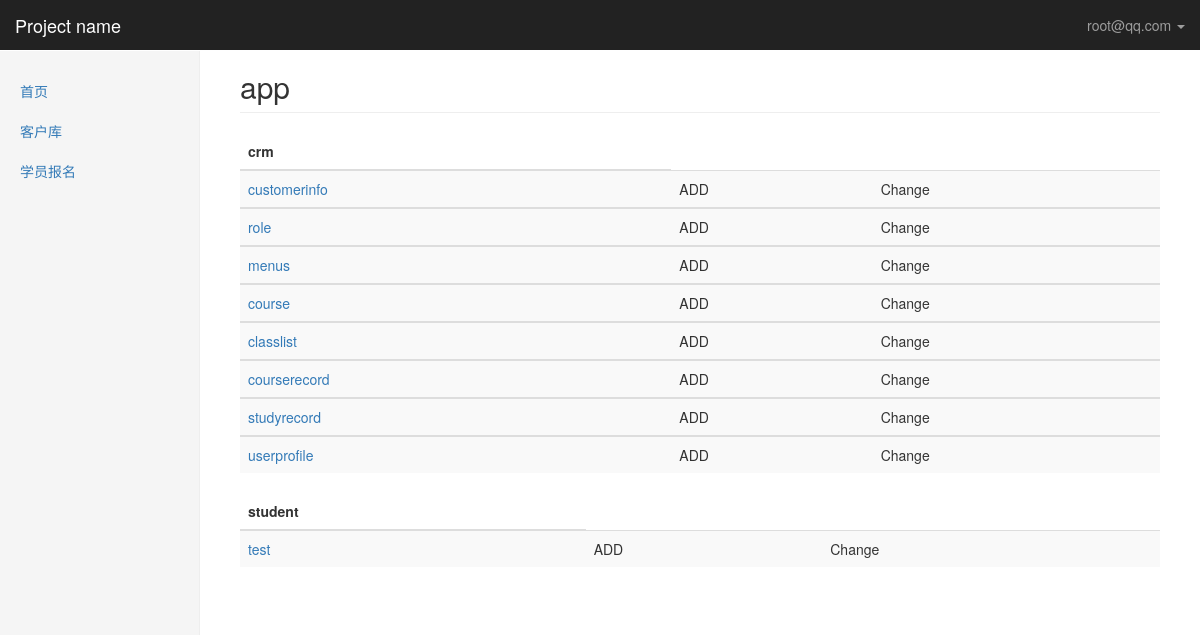
Screenshot of /kingadmin/ (signed in) with the database file from the repository.
### crm/models.py (models this page shows, shortened)
class UserProfile(AbstractBaseUser, PermissionsMixin):
    email = models.EmailField(
        verbose_name='email address',
        max_length=255,
        unique=True,
    )
    name = models.CharField(max_length=64, verbose_name="姓名")
    is_active = models.BooleanField(default=True)
    is_staff = models.BooleanField(default=True)
    is_admin = models.BooleanField(default=False)
    role = models.ManyToManyField("Role", blank=True, null=True)
    objects = UserProfileManager()
    USERNAME_FIELD = 'email'
    REQUIRED_FIELDS = ['name']
    def __str__(self):              # __unicode__ on Python 2
        return self.email
    class Meta:
        permissions = (
            ('crm_table_list', '可以查看kingadmin每张表里所有的数据'),
            ('crm_table_list_view', '可以访问kingadmin表里每条数据的修改页'),
            ('crm_table_list_change', '可以对kingadmin表里的每条数据进行修改'),
            ('crm_table_obj_add_view', '可以访问kingadmin每张表的数据增加页'),
            ('crm_table_obj_add', '可以对kingadmin每张表进行数据添加'),
        )

class Menus(models.Model):
    name = models.CharField(max_length=64)
    url_type_choices = ((0, 'absolute'), (1, 'dynamic'))
    url_type = models.SmallIntegerField(choices=url_type_choices, default=0)
    url_name = models.CharField(max_length=128)
    class Meta:
        unique_together = ('name', 'url_name')

### kingadmin/views.py (the view)
def app_index(request):
    return render(request, 'kingadmin/app_index.html', {'site': site})

### kingadmin/templates/kingadmin/app_index.html
{% extends 'kingadmin/index.html' %}
{% block right-content-container %}
    <h2 class="page-header">app</h2>
    <div>
        {% for app_name,app_table in site.enabled_admins.items %}
        <table class="table table-striped">
            <thead>
                <tr>
                    <th>{{ app_name }}</th>
                </tr>
            </thead>
        {% for model_name in app_table %}
            <tbody>
                <tr>
                    <td><a href="{% url 'table_obj_list' app_name model_name %}">{{ model_name }}</a></td>
                    <td>ADD</td>
                    <td>Change</td>
                </tr>
            </tbody>
        {% endfor %}
        </table>
        {% endfor %}
    </div>
{% endblock %}

### kingadmin/templates/kingadmin/index.html (shortened to what this page needs)
{% extends 'base.html' %}
{% block body %}
<nav class="navbar navbar-inverse navbar-fixed-top">
  <div class="container-fluid">
    <div class="navbar-header">
      <a class="navbar-brand" href="#">Project name</a>
    </div>
    <div id="navbar" class="navbar-collapse collapse">
      <ul class="nav navbar-nav navbar-right">
          <li class="dropdown">
              <a href="#" class="dropdown-toggle" data-toggle="dropdown" role="button" aria-haspopup="true" aria-expanded="false">{{ request.user }} <span class="caret"></span></a>
          </li>
      </ul>
    </div>
  </div>
</nav>
<div class="container-fluid">
  <div class="row">
    <div class="col-sm-3 col-md-2 sidebar">
      <ul class="nav nav-sidebar">
        {% for role in request.user.role.select_related %}
            {% for menu in role.menus.select_related %}
                {% if request.path == menu.url_name %}
                    <li class="active"><a href="{% if menu.url_type == 0 %}{{ menu.url_name }}{% else %}{% url menu.url_name %}{% endif %}">{{ menu.name }}</a></li>
                {% else %}
                    <li><a href="{% if menu.url_type == 0 %}{{ menu.url_name }}{% else %}{% url menu.url_name %}{% endif %}">{{ menu.name }}</a></li>
                {% endif %}
            {% endfor %}
        {% endfor %}
      </ul>
    </div>
    <div class="col-sm-9 col-sm-offset-3 col-md-10 col-md-offset-2 main">
      {% block right-content-container %}{% endblock %}
    </div>
  </div>
</div>
{% endblock %}

### statics/css/dashboard.css (style rules this page uses)
body { padding-top: 50px; }
.navbar-fixed-top { border: 0; }
.sidebar { display: none; }
@media (min-width: 768px) { .sidebar { position: fixed; top: 51px; bottom: 0; left: 0; z-index: 1000; display: block; padding: 20px; overflow-x: hidden; overflow-y: auto; background-color: #f5f5f5; border-right: 1px solid #eee; } }
.nav-sidebar { margin-right: -21px; margin-bottom: 20px; margin-left: -20px; }
.nav-sidebar > li > a { padding-right: 20px; padding-left: 20px; }
.main { padding: 20px; }
@media (min-width: 768px) { .main { padding-right: 40px; padding-left: 40px; } }
.main .page-header { margin-top: 0; }

### rows the page displays
UserProfile: user "root@qq.com"
Menus: name "首页"
Menus: name "客户库"
Menus: name "学员报名"

### other values shown
{{ app_name }} "crm" "student"
{{ model_name }} "customerinfo" "role" "menus" "course" "classlist" "courserecord" "studyrecord" "userprofile" "test"
